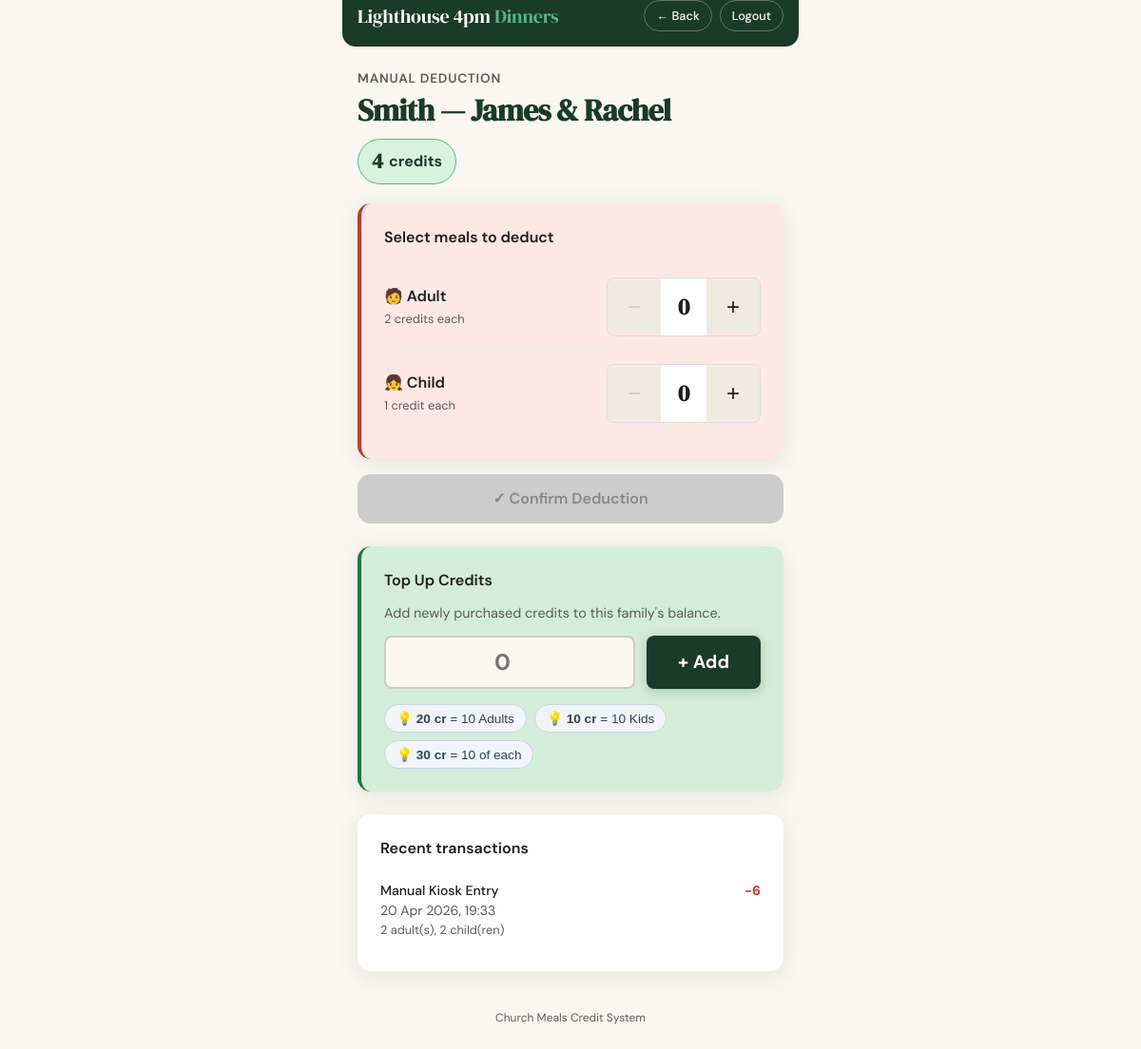
The page /kiosk/family/2/ (signed in) on the database its author committed.
### meals/models.py (models this page shows, shortened)
class Family(models.Model):
    display_name = models.CharField(max_length=150)
    surname = models.CharField(max_length=100, db_index=True)
    primary_contact = models.CharField(max_length=100)
    pin_hash = models.CharField(max_length=256)
    credit_units = models.PositiveIntegerField(default=0)
    is_active = models.BooleanField(default=True)
    class Meta:
        ordering = ['surname', 'display_name']
        verbose_name_plural = 'Families'
    def max_meals_of_type(self, meal_type):
        pricing = MealPricing.get_active_pricing()
        unit_cost = pricing.get(meal_type, 1)
        if unit_cost == 0:
            return 99
        return self.credit_units // unit_cost

class Transaction(models.Model):
    REASON_CHOICES = [
        ('qr_redemption', 'QR Redemption'),
        ('manual_kiosk_entry', 'Manual Kiosk Entry'),
        ('admin_adjustment', 'Admin Adjustment'),
        ('credit_top_up', 'Credit Top-Up'),
    ]
    PERFORMED_BY_CHOICES = [
        ('system_qr', 'System (QR)'),
        ('kiosk_volunteer', 'Kiosk Volunteer'),
        ('admin', 'Admin'),
    ]
    family = models.ForeignKey(Family, on_delete=models.PROTECT, related_name='transactions')
    credit_delta = models.IntegerField()
    reason = models.CharField(max_length=30, choices=REASON_CHOICES)
    performed_by = models.CharField(max_length=20, choices=PERFORMED_BY_CHOICES)
    notes = models.CharField(max_length=255, blank=True)
    timestamp = models.DateTimeField(default=timezone.now, db_index=True)
    class Meta:
        ordering = ['-timestamp']

### meals/views.py (the view)
# urls.py: path('kiosk/family/<int:family_id>/', views.kiosk_family_detail, name='kiosk_family_detail'),
@require_kiosk_session
def kiosk_family_detail(request, family_id):
    family = get_object_or_404(Family, id=family_id, is_active=True)
    pricing = MealPricing.get_active_pricing()
    recent_transactions = family.transactions.all()[:10]
    context = {
        'family': family,
        'adult_unit_cost': pricing['adult'],
        'child_unit_cost': pricing['child'],
        'max_adults': family.max_meals_of_type('adult'),
        'max_children': family.max_meals_of_type('child'),
        'recent_transactions': recent_transactions,
    }
    return render(request, 'meals/kiosk_family_detail.html', context)

### meals/models.py (called while the page is built)
    @classmethod
    def get_active_pricing(cls):
        result = {}
        for meal_type, _ in cls.MEAL_TYPES:
            pricing = cls.objects.filter(
                meal_type=meal_type, is_active=True
            ).order_by('-active_from').first()
            result[meal_type] = pricing.unit_cost if pricing else 1
        return result

### meals/utils.py (called while the page is built)
def require_kiosk_session(view_func):
    @wraps(view_func)
    def wrapper(request, *args, **kwargs):
        if not request.session.get('kiosk_authenticated'):
            return redirect('meals:kiosk_login')
        return view_func(request, *args, **kwargs)
    return wrapper

### templates/meals/kiosk_family_detail.html (shortened to what this page needs)
{% extends "base.html" %}
{% block body_class %}kiosk-mode{% endblock %}
{% block header_nav %}
  <a href="{% url 'meals:kiosk_manual' %}" class="nav-link">← Back</a>
  <a href="{% url 'meals:kiosk_logout' %}" class="nav-link">Logout</a>
{% endblock %}
{% block content %}
<div class="animate-in">
  <p class="text-muted" style="font-size:0.85rem; text-transform:uppercase; letter-spacing:.06em; font-weight:600; margin-bottom:4px;">Manual deduction</p>
  <h1 style="margin-bottom:12px;">{{ family.display_name }}</h1>
  <div class="credit-badge {% if family.credit_units == 0 %}low{% endif %}" style="margin-bottom:20px;">
    <span class="credit-num">{{ family.credit_units }}</span>
    <span>credits</span>
  </div>
</div>
<div class="card animate-in delay-1" style="background-color: var(--danger-bg); border-left: 4px solid var(--danger);">
  <h3 style="margin-bottom:16px;">Select meals to deduct</h3>
  <div class="meal-row">
    <div>
      <div class="meal-label">🧑 Adult</div>
      <div class="meal-cost">{{ adult_unit_cost }} credit{{ adult_unit_cost|pluralize }} each</div>
    </div>
    <div class="meal-counter">
      <button type="button" class="counter-btn" id="adult-dec" onclick="adjust('adult',-1)" disabled>−</button>
      <span class="counter-val" id="adult-val">0</span>
      <button type="button" class="counter-btn" id="adult-inc" onclick="adjust('adult',1)" {% if max_adults == 0 %}disabled{% endif %}>+</button>
    </div>
  </div>
  <div class="meal-row">
    <div>
      <div class="meal-label">👧 Child</div>
      <div class="meal-cost">{{ child_unit_cost }} credit{{ child_unit_cost|pluralize }} each</div>
    </div>
    <div class="meal-counter">
      <button type="button" class="counter-btn" id="child-dec" onclick="adjust('child',-1)" disabled>−</button>
      <span class="counter-val" id="child-val">0</span>
      <button type="button" class="counter-btn" id="child-inc" onclick="adjust('child',1)" {% if max_children == 0 %}disabled{% endif %}>+</button>
    </div>
  </div>
</div>
<div class="animate-in delay-3">
  <button class="btn btn-primary" id="deduct-btn" disabled onclick="confirmDeduct()">
    ✓ Confirm Deduction
  </button>
</div>
<div class="card animate-in delay-2.5" style="margin-top:24px; background-color: var(--success-bg); border-left: 4px solid var(--success);">
  <h3 style="margin-bottom:12px;">Top Up Credits</h3>
  <p class="text-muted" style="font-size:0.9rem; margin-bottom:12px;">Add newly purchased credits to this family's balance.</p>
<div style="display: flex; gap: 12px; height: 56px; margin-bottom: 16px; align-items: stretch;">
    <input type="number" id="topup-amount" min="1" max="100" placeholder="0"
           style="flex: 1 1 auto; width: 100%; margin: 0; padding: 0 16px; font-size: 1.5rem; font-weight: bold; text-align: center; border-radius: 8px; border: 2px solid #ccc; box-sizing: border-box;">
    <button class="btn btn-primary" onclick="confirmTopUp()"
            style="flex: 0 0 auto; width: auto; min-width: 120px; white-space: nowrap; margin: 0; background: var(--green-deep); border: none; font-size: 1.2rem; font-weight: bold; border-radius: 8px;">
      + Add
    </button>
  </div>
  <div id="topup-hints" style="display: flex; flex-wrap: wrap; gap: 8px;">
    </div>
</div>
{% if recent_transactions %}
<div class="card animate-in delay-4" style="margin-top:24px;">
  <h3 style="margin-bottom:12px;">Recent transactions</h3>
  {% for txn in recent_transactions %}
  <div class="txn-item">
    <div>
      <div style="font-weight:500;">{{ txn.get_reason_display }}</div>
      <div class="text-muted">{{ txn.timestamp|date:"d M Y, H:i" }}</div>
      {% if txn.notes %}<div class="text-muted" style="font-size:0.8rem;">{{ txn.notes }}</div>{% endif %}
    </div>
    <div class="txn-delta {% if txn.credit_delta >= 0 %}pos{% else %}neg{% endif %}">
      {% if txn.credit_delta >= 0 %}+{% endif %}{{ txn.credit_delta }}
    </div>
  </div>
  {% endfor %}
</div>
{% endif %}
{% endblock %}

### templates/base.html (style rules this page uses)
:root { --green-deep: #1a3a2a; --green-mid: #2d6a4f; --green-light: #52b788; --green-pale: #d8f3dc; --cream: #faf7f2; --cream-dark: #f0ebe0; --ink: #1c1c1c; --ink-muted: #5a5a5a; --success: #1b7a3e; --success-bg: #d4edda; --danger: #c0392b; --danger-bg: #fde8e6; --warning-bg: #fff3cd; --radius: 14px; --radius-sm: 8px; --shadow: 0 4px 24px rgba(26,58,42,0.10); --shadow-lg: 0 8px 40px rgba(26,58,42,0.16); --font-display: 'DM Serif Display', Georgia, serif; --font-body: 'DM Sans', system-ui, sans-serif; }
*, *::before, *::after { box-sizing: border-box; margin: 0; padding: 0; }
html { font-size: 16px; -webkit-text-size-adjust: 100%; }
body { font-family: var(--font-body); background: var(--cream); color: var(--ink); min-height: 100dvh; line-height: 1.5; }
.nav-link { font-size: 0.8rem; font-weight: 500; color: var(--ink-muted); text-decoration: none; padding: 6px 12px; border-radius: 20px; border: 1.5px solid var(--cream-dark); transition: all 0.15s; }
h1 { font-family: var(--font-display); font-size: 2rem; color: var(--green-deep); line-height: 1.15; letter-spacing: -0.02em; margin-bottom: 8px; }
h3 { font-size: 1rem; font-weight: 600; color: var(--ink); margin-bottom: 4px; }
p { color: var(--ink-muted); margin-bottom: 12px; }
.card { background: #fff; border-radius: var(--radius); box-shadow: var(--shadow); padding: 24px; margin-bottom: 16px; }
.btn { display: inline-flex; align-items: center; justify-content: center; gap: 8px; min-height: 52px; padding: 12px 24px; border-radius: var(--radius); font-family: var(--font-body); font-size: 1rem; font-weight: 600; cursor: pointer; border: none; text-decoration: none; transition: transform 0.1s, box-shadow 0.1s, background 0.15s; width: 100%; -webkit-tap-highlight-color: transparent; }
.btn-primary { background: var(--green-mid); color: #fff; box-shadow: 0 2px 12px rgba(45,106,79,0.3); }
.btn:disabled, .btn[disabled] { background: #ccc !important; color: #888 !important; box-shadow: none !important; cursor: not-allowed; border-color: #ccc !important; }
input[type="text"], input[type="tel"], input[type="number"], input[type="password"], select { width: 100%; min-height: 52px; padding: 12px 16px; border: 1.5px solid #ddd; border-radius: var(--radius-sm); font-family: var(--font-body); font-size: 1rem; background: var(--cream); color: var(--ink); outline: none; transition: border-color 0.15s; }
.text-muted { color: var(--ink-muted); font-size: 0.875rem; }
.credit-badge { display: inline-flex; align-items: center; gap: 6px; background: var(--green-pale); color: var(--green-deep); border: 1.5px solid var(--green-light); border-radius: 24px; padding: 6px 14px; font-weight: 700; font-size: 1rem; }
.credit-badge .credit-num { font-size: 1.4rem; font-family: var(--font-display); }
.meal-counter { display: flex; align-items: center; gap: 0; border: 1.5px solid #ddd; border-radius: var(--radius-sm); overflow: hidden; }
.counter-btn { min-width: 56px; min-height: 56px; font-size: 1.5rem; font-weight: 300; background: var(--cream-dark); border: none; cursor: pointer; color: var(--ink); transition: background 0.1s; -webkit-tap-highlight-color: transparent; flex-shrink: 0; }
.counter-btn:disabled { color: #ccc; cursor: not-allowed; }
.counter-val { flex: 1; text-align: center; font-size: 1.5rem; font-weight: 700; font-family: var(--font-display); padding: 12px; min-width: 48px; background: #fff; }
.meal-row { display: flex; align-items: center; justify-content: space-between; padding: 14px 0; border-bottom: 1px solid var(--cream-dark); }
.meal-row:last-child { border-bottom: none; }
.meal-label { font-weight: 600; font-size: 1rem; }
.meal-cost { font-size: 0.8rem; color: var(--ink-muted); margin-top: 2px; }
.txn-item { display: flex; justify-content: space-between; align-items: flex-start; padding: 10px 0; border-bottom: 1px solid var(--cream-dark); font-size: 0.875rem; }
.txn-item:last-child { border-bottom: none; }
.txn-delta { font-weight: 700; }
.txn-delta.neg { color: var(--danger); }
.kiosk-mode .site-logo, .kiosk-mode .nav-link { color: #fff; border-color: rgba(255,255,255,0.3); }
.animate-in { animation: fadeUp 0.3s ease both; }
.delay-1 { animation-delay: 0.05s; }
.delay-3 { animation-delay: 0.15s; }
.delay-4 { animation-delay: 0.20s; }

### rows shown on the page
Family: display_name "Smith — James & Rachel", credit_units "4"
Transaction: reason "Manual Kiosk Entry", timestamp "20 Apr 2026, 19:33", notes "2 adult(s), 2 child(ren)", credit_delta "-6"

### other values the page prints
{{ adult_unit_cost }} "2"
{{ child_unit_cost }} "1"
